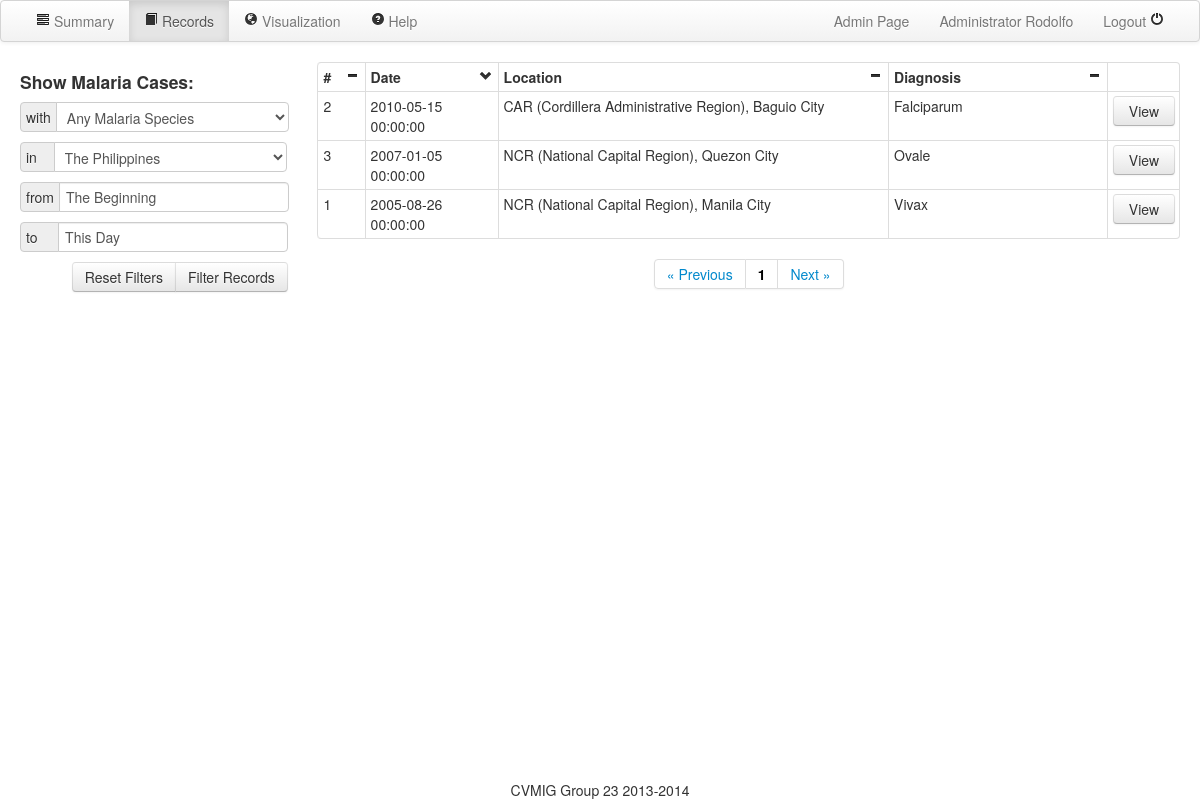
/records/ (signed in), run on the app's committed database.
### serveus/models.py (models this page shows, shortened)
class UserType(db.Model):
    __tablename__ = 'usertype'
    id = db.Column(db.Integer, primary_key=True)
    name = db.Column(db.String(80), unique=True)
    users = db.relationship('User', backref='usertype', lazy='dynamic')

class User(db.Model, UserMixin):
    id = db.Column(db.Integer, primary_key=True)
    username = db.Column(db.String(80), unique=True)
    password = db.Column(db.String(120), unique=True)
    usertype_id = db.Column(db.Integer, db.ForeignKey('usertype.id'))

class Case(db.Model):
    __tablename__ = 'case'
    id = db.Column(db.Integer, primary_key=True)
    date = db.Column(db.DateTime())
    age = db.Column(db.Integer)
    address = db.Column(db.String(120))
    human_diagnosis = db.Column(db.String(80))
    lat = db.Column(db.Float)
    lng = db.Column(db.Float)
    maltype_id = db.Column(db.Integer, db.ForeignKey('maltype.id'))
    region_id = db.Column(db.Integer, db.ForeignKey('region.id'))
    images = db.relationship('Image', backref='case', lazy='dynamic')

class Region(db.Model):
    __tablename__ = 'region'
    id = db.Column(db.Integer, primary_key=True)
    name = db.Column(db.String(80))
    case = db.relationship('Case', backref='region', lazy='dynamic')
    def __str__(self):
        return self.name

### serveus/views.py (the view)
@app.route('/records/')
@login_required
def records():
    print request.args.get('page')
    if not request.args.get('page'):
        page = 1
    else:
        page = int(request.args.get('page'))
    if request.args:
        print 'Arguments present'
    else:
        print 'No arguments given'
    if request.args:
        malariaSelected = request.args.get('malaria_selection')
        regionSelected = request.args.get('region_selection')
        malariaIndex = malariaList.index(malariaSelected)
        regionList = ['The Philippines'] + [str(i) for i in Region.query.all()]
        regionIndex = regionList.index(regionSelected)
        date_start = request.args.get('date_start')
        date_end = request.args.get('date_end')
        sort_by = request.args.get('sort_by')
        order = request.args.get('order')
        caseList=''
        if date_start != 'The Beginning' :
            a=request.args.get('date_start')
            b=a.split('/')
            dt=datetime.date(int(b[2]),int(b[0]),int(b[1]))
            a=request.args.get('date_end')
            b=a.split('/')
            dte=datetime.date(int(b[2]),int(b[0]),int(b[1]))
        else :
            dt=datetime.date(1000,1,1)
            dte=datetime.date(9000,12,31)
        sortby=''
        if sort_by== 'date':
            sortby='date'
        elif sort_by== 'location':
            sortby='address'
        elif sort_by== 'diagnosis':
            sortby='human_diagnosis'
        else:
            sortby='id'
        param= "\"case\"."+sortby+" "+order
        print param
        if regionIndex == 0 and malariaIndex == 0:
            caseList= Case.query.filter(Case.date>=dt,Case.date<=dte).order_by(param)
        elif regionIndex == 0:
            caseList = Case.query.filter(Case.human_diagnosis == malariaSelected,Case.date>=dt,Case.date<=dte).order_by(param)
        elif malariaIndex == 0:
            caseList = Case.query.filter(Case.region == Region.query.filter(Region.name == regionSelected).first(),Case.date>=dt,Case.date<=dte).order_by(param)
        else:
            caseList = Case.query.filter(Case.region == Region.query.filter(Region.name == regionSelected).first(),Case.human_diagnosis == malariaSelected,Case.date>=dt,Case.date<=dte).order_by(param)
    else:
        malariaIndex = 0
        regionIndex = 0
        date_start = "The Beginning"
        date_end = "This Day"
        sort_by = "date"
        order = "desc"
        caseList = Case.query.order_by(Case.date.desc())
    caseList = [i for i in caseList]
    pagination = Pagination(page, Pagination.PER_PAGE, len(caseList))
    caseList = caseList[(page-1)*Pagination.PER_PAGE : ((page-1)*Pagination.PER_PAGE) + Pagination.PER_PAGE]
    regionList = Region.query.all()
    regionList = ['The Philippines'] + [i for i in regionList]
    return render_template("records.html", caseList = caseList, pagination = pagination, malariaList = malariaList, regionList = regionList, malariaIndex = malariaIndex, regionIndex = regionIndex, date_start = date_start, date_end = date_end, sort_by = sort_by, order = order, user = current_user)

### serveus/misc.py (called while the page is built)
    @property
    def pages(self):
        return int(ceil(self.total_count / float(self.per_page)))

    @property
    def has_prev(self):
        return self.page > 1

    @property
    def has_next(self):
        return self.page < self.pages

    def iter_pages(self, left_edge=2, left_current=2,
                   right_current=5, right_edge=2):
        last = 0
        for num in xrange(1, self.pages + 1):
            if num <= left_edge or \
               (num > self.page - left_current - 1 and \
                num < self.page + right_current) or \
               num > self.pages - right_edge:
                if last + 1 != num:
                    yield None
                yield num
                last = num

### serveus/views.py (called while the page is built)
@login_manager.user_loader
def load_user(userid):
    return User.query.get(userid)

### serveus/templates/records.html (shortened to what this page needs)
<!DOCTYPE html>
<html>
	<head>
		<link href="/static/css/bootstrap.min.css" rel="stylesheet" media="screen">
		<link href="/static/css/bootstrap-responsive.css" rel="stylesheet">
        <link href="/static/css/eyecon-datepicker.css" rel="stylesheet">
	</head>
	<body>
    <div id="super">
		<div class="navbar" style="width: 100%;">
			<div class="navbar-inner">
				<div>
                    <div>
					<ul class="nav pull-left">
						<li><a href="/dashboard/"><i class="icon-tasks"></i> Summary</a></li>
						<li class="active"><a href="/records/"><i class="icon-book"></i> Records</a></li>
						<li><a href="/map/"><i class="icon-globe"></i> Visualization</a></li>
                        <li><a href="#" id="help" data-toggle="popover"><i class="icon-question-sign"></i> Help</a></li>
					</ul>
					<ul class="nav pull-right">
                        {% if user.usertype.name == "Administrator" %}<li><a href="/admin/">Admin Page</a></li>{% endif %}
						<li><a href="/profilepage/">{{user.usertype.name}} {{ user.username }}</a></li>
						<li><a href="/logout/">Logout <i class="icon-off"></i></a></li>
					</ul>
					</div>
				</div>
			</div>
		</div>
		<div class="container-fluid">
            <div class="row-fluid">
				<form action="/records/" method="get" name="filter" class="span3 container" style="background-color: white; ">
					<h4>Show Malaria Cases:</h4>
					<div class="input-prepend" style="width: 100%">
                    <span class="add-on">with</span>
					<select style="width: calc(100% - 35px)" name="malaria_selection">
                    {% for i in malariaList %}
                        <option {% if loop.index0 == malariaIndex %}selected{% endif %}>{{ i }}</option>
                    {% endfor %}
					</select>
					</div>
					<div class="input-prepend" style="width: 100%">
                    <span class="add-on">in&nbsp;&nbsp;&nbsp;</span>
					<select style="width: calc(100% - 34px)" name="region_selection">
					{% for i in regionList %}
                        <option {% if loop.index0 == regionIndex %}selected{% endif %}>{{ i }}</option>
                    {% endfor %}
					</select>
					</div>
                    <br>
                    <div class="input-prepend" style="width: 100%">
                    <span class="add-on">from</span>
                    <input type="text" style="width: calc(100% - 52px)" value="{{date_start}}" id="dpd1" name="date_start">
                    </div>
                    <br>
                    <div class="input-prepend" style="width: 100%">
                    <span class="add-on">to&nbsp;&nbsp;&nbsp;&nbsp;</span>
                    <input type="text" style="width: calc(100% - 52px)" value="{{date_end}}" id="dpd2" name="date_end">
                    </div>
                    <br>
                    <div style="text-align: right">
                    <div class="btn-group">
                        <a class="btn" href="/records/" >Reset Filters</a>
                        <input class="btn btn-medium" type="submit" id="submit_button" value="Filter Records" style="height: 30px;">
                    </div>
                    </div>
				</form>
				<div class="span9" style="background-color: white;">
				    <table class="table table-bordered table-condensed">
					<tr>
                    <th class="span1" onclick="sort('case');"># <div class="pull-right"><i class="icon-minus" id="case_chevron"></i></div>
                    <th class="span2" onclick="sort('date');" style="min-width: 80px">Date <div class="pull-right"><i class="icon-minus" id="date_chevron"></i></div>
                    <th class="span5" onclick="sort('location');">Location <div class="pull-right"><i class="icon-minus" id="location_chevron"></i></div>
                    <th class="span3" onclick="sort('diagnosis');">Diagnosis <div class="pull-right"><i class="icon-minus" id="diagnosis_chevron"></i></div>
                    <th class="span1">
                    {% for i in caseList %}
					<tr><td>{{i.id}}<td>{{i.date}}<td>{{i.region}}, {{i.address}}<td>{{i.human_diagnosis}}<td><a href="/case/{{ i.id }}/" class="btn" style="width: calc(100% - 25px)">View</a>
                    {% endfor %}
					</table>
                    {% if pagination.pages %}
                    <div class="pagination" style="text-align: center">
                    <ul>
                    <li><a href="#" {% if pagination.has_prev %}onclick="set_page('{{pagination.page - 1}}')"{% endif %}>&laquo; Previous</a></li>
                    {% for page in pagination.iter_pages() %}{% if page %}<li><a href="#" {% if page != pagination.page %}onclick="set_page('{{page}}')"{% else %}style="color: black; font-weight: bold"{% endif %}>{{ page }}</a></li>{% endif %}{% endfor %}
                    <li><a href="#"{% if pagination.has_next %}onclick="set_page('{{pagination.page + 1}}')"{% endif %}>Next &raquo;</a></li>
                    </ul>
                    </div>
                    {% endif %}
				</div>
			</div>
		</div>
        <div id="footer">CVMIG Group 23 2013-2014</div>
        </div>
	</body>
</html>

### serveus/templates/records.html (style rules this page uses)
html, body { margin:0; padding:0; height:100%; }
#super { min-height:100%; position:relative; }
#footer { position:absolute; bottom:0; width:100%; height: 20px; text-align: center; }

### data on the page
UserType: usertype.name "Administrator"
User: username "Rodolfo"
Case: id "2", date "2010-05-15 00:00:00", region "CAR (Cordillera Administrative Region)", address "Baguio City", human_diagnosis "Falciparum"
Case: id "3", date "2007-01-05 00:00:00", region "NCR (National Capital Region)", address "Quezon City", human_diagnosis "Ovale"
Case: id "1", date "2005-08-26 00:00:00", region "NCR (National Capital Region)", address "Manila City", human_diagnosis "Vivax"

### other printed values
{{ page }} "1"
form field malaria_selection "Any Malaria Species"
form field region_selection "The Philippines"
